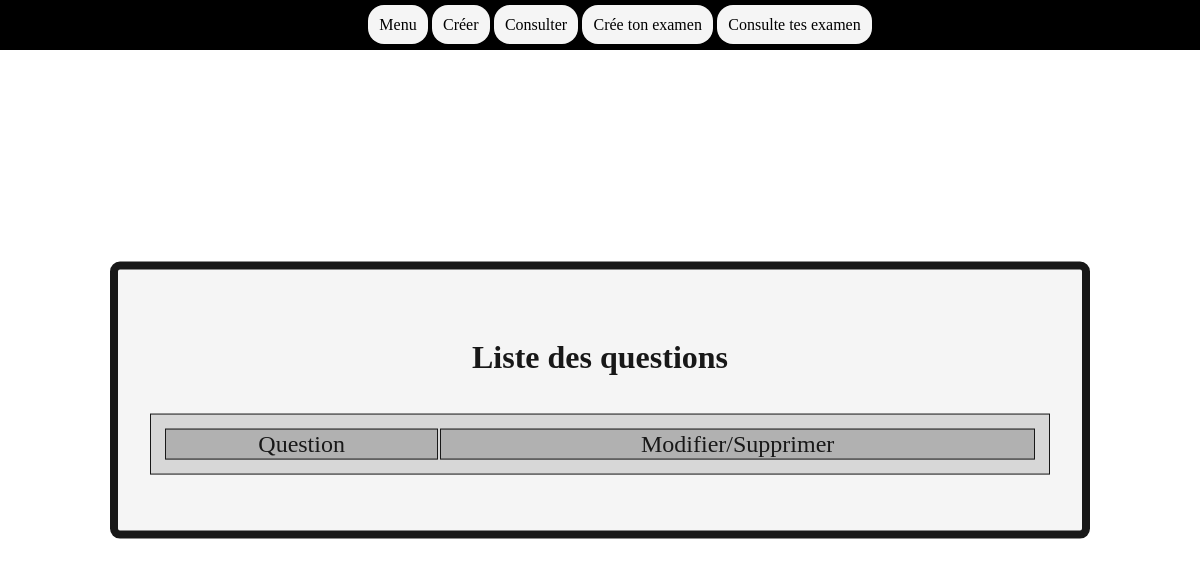
/lquestion, run on an earlier commit of the app's database.
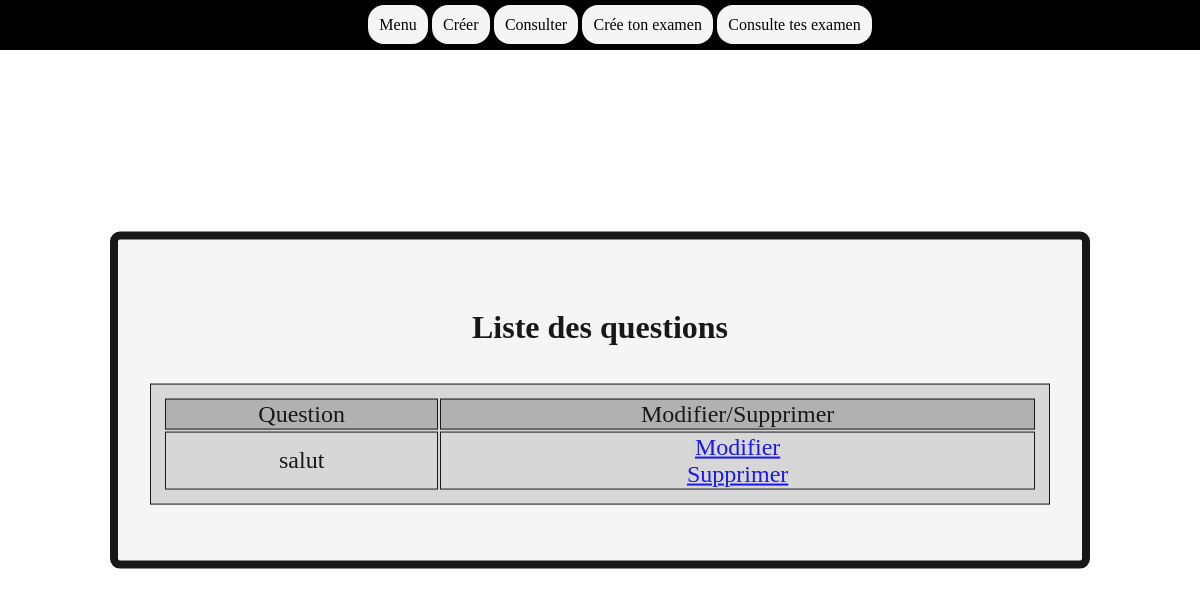
And on a later commit of the database.
### serveur.py (models this page shows, shortened)
class Question(db.Model):
    idQ = db.Column(db.Integer, primary_key=True)
    enonce = db.Column(db.String(300), nullable=False)

### serveur.py (the view)
@app.route("/lquestion",methods = ['GET'])
def lquestion():
    questions = db.session.query(Question).all()
    return render_template("lquestion.html",lquestion=questions)

### templates/lquestion.html (shortened to what this page needs)
<!DOCTYPE html>
<html lang="en">
<head>
    <link href="/static/style.css" rel="stylesheet">
</head>
<body>
    {%include 'partials/_nav.html'%}
    <div class="menu">
        <h1>Liste des questions</h1>
        <table>
            <tr class="top">
                <td>Question</td>
                <td>Modifier/Supprimer</td>
            </tr>
            {% for questions in lquestion %}
            <tr>
                <td>{{questions.enonce}}</td>
                <td>
                    <a href="{{ url_for('modifier', id=questions.idQ)}}">Modifier</a>
                    <br>
                    <a href="{{ url_for('supprimer', id=questions.idQ)}}">Supprimer</a>
                </td>
            </tr>
            {% endfor %}
        </table>
    </div>
</body>

### templates/partials/_nav.html
<nav class="navbar_background">
    <ul class="nav-list">
        <li>
            <a href="/">Menu</a>
            <a href="/ajout">Créer</a>
            <a href="/lquestion">Consulter</a>
            <a href="/QCM">Crée ton examen</a>
            <a href="/MesQCM">Consulte tes examen</a>
        </li>
    </ul>
</nav>

### static/style.css (style rules this page uses)
body { background-color: white; background-image: url("fond.png"); background-size: cover; width: 100vw; margin: 0; }
table { background: lightgray; width: 75vw; text-align: center; border: 1px solid black; padding: 0.5em; font-size: 1.5em; margin-bottom: 1em; }
td { border: 1px solid black; }
.top { background-color: darkgray; }
h1 { padding: 0.5em; }
.menu { border: 0.5em solid black; border-radius: 10px; padding: 2em; position: absolute; opacity: 0.9; top: 50%; left: 50%; transform: translate(-50%, -50%); text-align: center; background-color: whitesmoke; }
.nav-list { text-align: center; }
.nav-list li { list-style: none; }
.nav-list li a { text-decoration: none; color: black; padding: 0.7em; border-radius: 1em; background-color: whitesmoke; }
.navbar_background { background-color: black; position: absolute; width: 100%; }

What changed in the data, as far as the page shows it:
added Question: enonce "salut"
